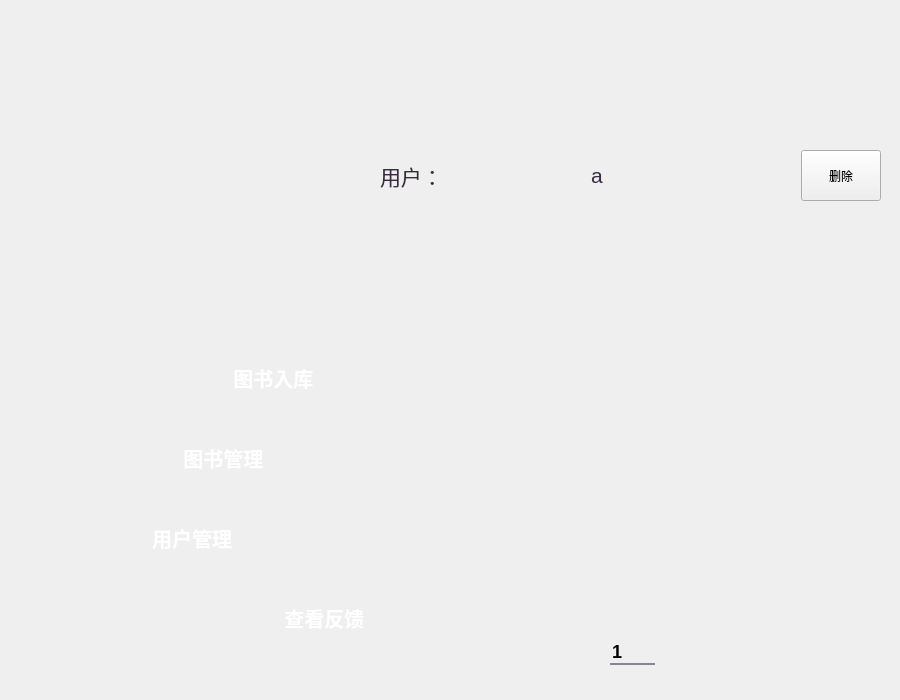
<?xml version="1.0" encoding="UTF-8"?>
<ui version="4.0">
 <class>User_Center</class>
 <widget class="QWidget" name="User_Center">
  <property name="geometry">
   <rect>
    <x>0</x>
    <y>0</y>
    <width>900</width>
    <height>700</height>
   </rect>
  </property>
  <property name="windowTitle">
   <string>User_Center</string>
  </property>
  <property name="styleSheet">
   <string notr="true">
QPushButton#PersonalMode_Button_2
{
border:none;
image:url(:/image/main_more.png);
color:white;
}
QPushButton#PersonalMode_Button_2:hover
{
image:url(:/image/main_more_pressed.png);
color:white;
}
QPushButton#pushButton_2
{
border:none;
image:url(:/image/view_button.png);
}
QPushButton#reduce_button
{
border:none;
image:url(:/image/Arrow L_X10.png);
}
QPushButton#reduce_button:hover
{
border:none;
image:url(:/image/Arrow L_X10-pressed.png);
}
QPushButton#raise_button
{
border:none;
image:url(:/image/Arrow R_X10.png);
}
QPushButton#raise_button:hover
{
border:none;
image:url(:/image/Arrow R_X10-pressed.png);
}
QLineEdit
{
background-color:transparent;
border:none;
font:bold 18px ;
color:rgba(0,0,0);
border-bottom: 2px solid rgba(56,42,64,140);
}
QLineEdit:hover
{
background-color:transparent;
border:none;
font:bold 18px ;
color:rgb(56,42,64);
border-bottom: 2px solid rgb(56,42,64);
}

QLabel
{
color:rgb(56,42,64);
}
QComboBox
{
background-color:transparent;
border:none;
border-bottom: 2px solid rgba(56,42,64,140);
}
QComboBox:hover
{
background-color:transparent;
border:none;
border-bottom: 2px solid rgb(56,42,64);
}
QComboBox::drop-down
{
min-width: 55px;
border-image:url(:/image/folder-jump-down.png);
}
QComboBox::drop-down:hover
{
min-width: 55px;
border-image:url(:/image/folder-jump-down-pressed.png);
}
QPushButton#Seen_Button
{
border:none;
image:url(:/image/main_more.png);
color:white;
}
QPushButton#Seen_Button:hover
{
image:url(:/image/main_more_pressed.png);
color:white;
}

QPushButton#Update_Button
{
image:url(:/image/login.png);
color:white;
}
QPushButton#Update_Button:hover
{
image:url(:/image/login-pressed.png);
color:white;
}
QPushButton#PersonalMode_Button
{
border:none;
image:url(:/image/main_musicplay.png);
color:white;
}
QPushButton#PersonalMode_Button:hover
{
image:url(:/image/main_musicplay_pressed.png);
color:white;
}

QPushButton#BookMode_Button
{
border:none;
image:url(:/image/main_story.png);
color:white;
}
QPushButton#BookMode_Button:hover
{
image:url(:/image/main_story_pressed.png);
color:white;
}
QPushButton#FindBookMode_Button
{
border:none;
image:url(:/image/main_course_pressed.png);
color:white;
}
QPushButton#FindBookMode_Button:hover
{
image:url(:/image/main_course_pressed.png);
color:white;
}
QPushButton#pushButton
{
border:none;
image:url(:/image/allsongs_button.png);
color:white;
}
QPushButton#pushButton:hover
{
image:url(:/image/allsongs_button_pressed.png);
color:white;
}
QPushButton#btnClose
{
border:none;
image:url(:/image/delet_button.png);
color:white;
}
QPushButton#btnClose:hover
{
image:url(:/image/delet_button_pressed.png);
color:white;
}
</string>
  </property>
  <widget class="QWidget" name="verticalLayoutWidget_4">
   <property name="geometry">
    <rect>
     <x>380</x>
     <y>200</y>
     <width>501</width>
     <height>381</height>
    </rect>
   </property>
   <layout class="QVBoxLayout" name="verticalLayout_3">
    <item>
     <widget class="QLabel" name="feedback_Label">
      <property name="font">
       <font>
        <pointsize>16</pointsize>
       </font>
      </property>
      <property name="text">
       <string/>
      </property>
     </widget>
    </item>
   </layout>
  </widget>
  <widget class="QWidget" name="layoutWidget">
   <property name="geometry">
    <rect>
     <x>380</x>
     <y>150</y>
     <width>501</width>
     <height>51</height>
    </rect>
   </property>
   <layout class="QHBoxLayout" name="horizontalLayout_2">
    <item>
     <widget class="QLabel" name="a">
      <property name="font">
       <font>
        <pointsize>16</pointsize>
       </font>
      </property>
      <property name="text">
       <string>用户：</string>
      </property>
     </widget>
    </item>
    <item>
     <widget class="QLabel" name="user_name">
      <property name="font">
       <font>
        <pointsize>16</pointsize>
       </font>
      </property>
      <property name="text">
       <string>a</string>
      </property>
     </widget>
    </item>
    <item>
     <widget class="QPushButton" name="delete_2">
      <property name="sizePolicy">
       <sizepolicy hsizetype="Maximum" vsizetype="Minimum">
        <horstretch>0</horstretch>
        <verstretch>0</verstretch>
       </sizepolicy>
      </property>
      <property name="text">
       <string>删除</string>
      </property>
     </widget>
    </item>
   </layout>
   <zorder>delete_2</zorder>
   <zorder>user_name</zorder>
   <zorder>a</zorder>
  </widget>
  <widget class="QPushButton" name="PersonalMode_Button">
   <property name="enabled">
    <bool>true</bool>
   </property>
   <property name="geometry">
    <rect>
     <x>90</x>
     <y>340</y>
     <width>300</width>
     <height>75</height>
    </rect>
   </property>
   <property name="sizePolicy">
    <sizepolicy hsizetype="Expanding" vsizetype="Expanding">
     <horstretch>0</horstretch>
     <verstretch>0</verstretch>
    </sizepolicy>
   </property>
   <property name="font">
    <font>
     <pointsize>15</pointsize>
     <bold>true</bold>
    </font>
   </property>
   <property name="focusPolicy">
    <enum>Qt::ClickFocus</enum>
   </property>
   <property name="layoutDirection">
    <enum>Qt::LeftToRight</enum>
   </property>
   <property name="autoFillBackground">
    <bool>false</bool>
   </property>
   <property name="text">
    <string>            图书入库</string>
   </property>
  </widget>
  <widget class="QPushButton" name="BookMode_Button">
   <property name="enabled">
    <bool>true</bool>
   </property>
   <property name="geometry">
    <rect>
     <x>40</x>
     <y>420</y>
     <width>300</width>
     <height>75</height>
    </rect>
   </property>
   <property name="sizePolicy">
    <sizepolicy hsizetype="Expanding" vsizetype="Expanding">
     <horstretch>0</horstretch>
     <verstretch>0</verstretch>
    </sizepolicy>
   </property>
   <property name="palette">
    <palette>
     <active>
      <colorrole role="WindowText">
       <brush brushstyle="SolidPattern">
        <color alpha="255">
         <red>128</red>
         <green>128</green>
         <blue>128</blue>
        </color>
       </brush>
      </colorrole>
      <colorrole role="Button">
       <brush brushstyle="SolidPattern">
        <color alpha="0">
         <red>0</red>
         <green>0</green>
         <blue>0</blue>
        </color>
       </brush>
      </colorrole>
      <colorrole role="Text">
       <brush brushstyle="SolidPattern">
        <color alpha="255">
         <red>128</red>
         <green>128</green>
         <blue>128</blue>
        </color>
       </brush>
      </colorrole>
      <colorrole role="ButtonText">
       <brush brushstyle="SolidPattern">
        <color alpha="255">
         <red>128</red>
         <green>128</green>
         <blue>128</blue>
        </color>
       </brush>
      </colorrole>
      <colorrole role="Base">
       <brush brushstyle="SolidPattern">
        <color alpha="0">
         <red>0</red>
         <green>0</green>
         <blue>0</blue>
        </color>
       </brush>
      </colorrole>
      <colorrole role="Window">
       <brush brushstyle="SolidPattern">
        <color alpha="0">
         <red>0</red>
         <green>0</green>
         <blue>0</blue>
        </color>
       </brush>
      </colorrole>
      <colorrole role="PlaceholderText">
       <brush brushstyle="SolidPattern">
        <color alpha="128">
         <red>128</red>
         <green>128</green>
         <blue>128</blue>
        </color>
       </brush>
      </colorrole>
     </active>
     <inactive>
      <colorrole role="WindowText">
       <brush brushstyle="SolidPattern">
        <color alpha="255">
         <red>128</red>
         <green>128</green>
         <blue>128</blue>
        </color>
       </brush>
      </colorrole>
      <colorrole role="Button">
       <brush brushstyle="SolidPattern">
        <color alpha="0">
         <red>0</red>
         <green>0</green>
         <blue>0</blue>
        </color>
       </brush>
      </colorrole>
      <colorrole role="Text">
       <brush brushstyle="SolidPattern">
        <color alpha="255">
         <red>128</red>
         <green>128</green>
         <blue>128</blue>
        </color>
       </brush>
      </colorrole>
      <colorrole role="ButtonText">
       <brush brushstyle="SolidPattern">
        <color alpha="255">
         <red>128</red>
         <green>128</green>
         <blue>128</blue>
        </color>
       </brush>
      </colorrole>
      <colorrole role="Base">
       <brush brushstyle="SolidPattern">
        <color alpha="0">
         <red>0</red>
         <green>0</green>
         <blue>0</blue>
        </color>
       </brush>
      </colorrole>
      <colorrole role="Window">
       <brush brushstyle="SolidPattern">
        <color alpha="0">
         <red>0</red>
         <green>0</green>
         <blue>0</blue>
        </color>
       </brush>
      </colorrole>
      <colorrole role="PlaceholderText">
       <brush brushstyle="SolidPattern">
        <color alpha="128">
         <red>128</red>
         <green>128</green>
         <blue>128</blue>
        </color>
       </brush>
      </colorrole>
     </inactive>
     <disabled>
      <colorrole role="WindowText">
       <brush brushstyle="SolidPattern">
        <color alpha="255">
         <red>128</red>
         <green>128</green>
         <blue>128</blue>
        </color>
       </brush>
      </colorrole>
      <colorrole role="Button">
       <brush brushstyle="SolidPattern">
        <color alpha="0">
         <red>0</red>
         <green>0</green>
         <blue>0</blue>
        </color>
       </brush>
      </colorrole>
      <colorrole role="Text">
       <brush brushstyle="SolidPattern">
        <color alpha="255">
         <red>128</red>
         <green>128</green>
         <blue>128</blue>
        </color>
       </brush>
      </colorrole>
      <colorrole role="ButtonText">
       <brush brushstyle="SolidPattern">
        <color alpha="255">
         <red>128</red>
         <green>128</green>
         <blue>128</blue>
        </color>
       </brush>
      </colorrole>
      <colorrole role="Base">
       <brush brushstyle="SolidPattern">
        <color alpha="0">
         <red>0</red>
         <green>0</green>
         <blue>0</blue>
        </color>
       </brush>
      </colorrole>
      <colorrole role="Window">
       <brush brushstyle="SolidPattern">
        <color alpha="0">
         <red>0</red>
         <green>0</green>
         <blue>0</blue>
        </color>
       </brush>
      </colorrole>
      <colorrole role="PlaceholderText">
       <brush brushstyle="SolidPattern">
        <color alpha="128">
         <red>128</red>
         <green>128</green>
         <blue>128</blue>
        </color>
       </brush>
      </colorrole>
     </disabled>
    </palette>
   </property>
   <property name="font">
    <font>
     <pointsize>15</pointsize>
     <bold>true</bold>
    </font>
   </property>
   <property name="mouseTracking">
    <bool>true</bool>
   </property>
   <property name="acceptDrops">
    <bool>false</bool>
   </property>
   <property name="layoutDirection">
    <enum>Qt::LeftToRight</enum>
   </property>
   <property name="autoFillBackground">
    <bool>false</bool>
   </property>
   <property name="styleSheet">
    <string notr="true">QPushButton {
    color: white;
}
</string>
   </property>
   <property name="text">
    <string>            图书管理</string>
   </property>
  </widget>
  <widget class="QPushButton" name="FindBookMode_Button">
   <property name="geometry">
    <rect>
     <x>20</x>
     <y>500</y>
     <width>300</width>
     <height>75</height>
    </rect>
   </property>
   <property name="sizePolicy">
    <sizepolicy hsizetype="Expanding" vsizetype="Expanding">
     <horstretch>0</horstretch>
     <verstretch>0</verstretch>
    </sizepolicy>
   </property>
   <property name="font">
    <font>
     <pointsize>15</pointsize>
     <bold>true</bold>
    </font>
   </property>
   <property name="layoutDirection">
    <enum>Qt::LeftToRight</enum>
   </property>
   <property name="autoFillBackground">
    <bool>false</bool>
   </property>
   <property name="styleSheet">
    <string notr="true">QPushButton {
    color: white;
}
</string>
   </property>
   <property name="text">
    <string>        用户管理</string>
   </property>
  </widget>
  <widget class="QPushButton" name="PersonalMode_Button_2">
   <property name="enabled">
    <bool>true</bool>
   </property>
   <property name="geometry">
    <rect>
     <x>130</x>
     <y>580</y>
     <width>300</width>
     <height>75</height>
    </rect>
   </property>
   <property name="sizePolicy">
    <sizepolicy hsizetype="Expanding" vsizetype="Expanding">
     <horstretch>0</horstretch>
     <verstretch>0</verstretch>
    </sizepolicy>
   </property>
   <property name="font">
    <font>
     <pointsize>15</pointsize>
     <bold>true</bold>
    </font>
   </property>
   <property name="focusPolicy">
    <enum>Qt::ClickFocus</enum>
   </property>
   <property name="layoutDirection">
    <enum>Qt::LeftToRight</enum>
   </property>
   <property name="autoFillBackground">
    <bool>false</bool>
   </property>
   <property name="styleSheet">
    <string notr="true">QPushButton {
    color: white;
}</string>
   </property>
   <property name="text">
    <string>                查看反馈</string>
   </property>
   <property name="flat">
    <bool>true</bool>
   </property>
  </widget>
  <widget class="QLabel" name="label">
   <property name="geometry">
    <rect>
     <x>20</x>
     <y>20</y>
     <width>860</width>
     <height>660</height>
    </rect>
   </property>
   <property name="text">
    <string/>
   </property>
   <property name="pixmap">
    <pixmap resource="Logo.qrc">:/image/bg_light.png</pixmap>
   </property>
   <property name="scaledContents">
    <bool>true</bool>
   </property>
  </widget>
  <widget class="QLabel" name="label_2">
   <property name="geometry">
    <rect>
     <x>0</x>
     <y>10</y>
     <width>520</width>
     <height>520</height>
    </rect>
   </property>
   <property name="text">
    <string/>
   </property>
   <property name="pixmap">
    <pixmap resource="Logo.qrc">:/image/60.png</pixmap>
   </property>
   <property name="scaledContents">
    <bool>true</bool>
   </property>
  </widget>
  <widget class="QLabel" name="label_3">
   <property name="geometry">
    <rect>
     <x>379</x>
     <y>150</y>
     <width>501</width>
     <height>431</height>
    </rect>
   </property>
   <property name="text">
    <string/>
   </property>
   <property name="pixmap">
    <pixmap resource="Logo.qrc">:/image/bg_shadow.png</pixmap>
   </property>
   <property name="scaledContents">
    <bool>true</bool>
   </property>
  </widget>
  <widget class="QPushButton" name="btnClose">
   <property name="geometry">
    <rect>
     <x>832</x>
     <y>20</y>
     <width>48</width>
     <height>48</height>
    </rect>
   </property>
   <property name="text">
    <string/>
   </property>
   <property name="flat">
    <bool>true</bool>
   </property>
  </widget>
  <widget class="QPushButton" name="raise_button">
   <property name="geometry">
    <rect>
     <x>660</x>
     <y>630</y>
     <width>50</width>
     <height>50</height>
    </rect>
   </property>
   <property name="sizePolicy">
    <sizepolicy hsizetype="Minimum" vsizetype="Expanding">
     <horstretch>0</horstretch>
     <verstretch>0</verstretch>
    </sizepolicy>
   </property>
   <property name="font">
    <font>
     <pointsize>16</pointsize>
    </font>
   </property>
   <property name="text">
    <string/>
   </property>
  </widget>
  <widget class="QLineEdit" name="pages">
   <property name="geometry">
    <rect>
     <x>610</x>
     <y>640</y>
     <width>45</width>
     <height>25</height>
    </rect>
   </property>
   <property name="sizePolicy">
    <sizepolicy hsizetype="Expanding" vsizetype="Expanding">
     <horstretch>0</horstretch>
     <verstretch>0</verstretch>
    </sizepolicy>
   </property>
   <property name="font">
    <font>
     <pointsize>-1</pointsize>
     <italic>false</italic>
     <bold>true</bold>
    </font>
   </property>
   <property name="layoutDirection">
    <enum>Qt::LeftToRight</enum>
   </property>
   <property name="text">
    <string>1</string>
   </property>
  </widget>
  <widget class="QPushButton" name="reduce_button">
   <property name="geometry">
    <rect>
     <x>560</x>
     <y>630</y>
     <width>50</width>
     <height>50</height>
    </rect>
   </property>
   <property name="sizePolicy">
    <sizepolicy hsizetype="Minimum" vsizetype="Expanding">
     <horstretch>0</horstretch>
     <verstretch>0</verstretch>
    </sizepolicy>
   </property>
   <property name="font">
    <font>
     <pointsize>16</pointsize>
    </font>
   </property>
   <property name="text">
    <string/>
   </property>
  </widget>
  <zorder>label</zorder>
  <zorder>label_3</zorder>
  <zorder>label_2</zorder>
  <zorder>horizontalLayoutWidget_2</zorder>
  <zorder>verticalLayoutWidget_4</zorder>
  <zorder>layoutWidget</zorder>
  <zorder>PersonalMode_Button</zorder>
  <zorder>BookMode_Button</zorder>
  <zorder>FindBookMode_Button</zorder>
  <zorder>PersonalMode_Button_2</zorder>
  <zorder>btnClose</zorder>
 </widget>
 <resources>
  <include location="Logo.qrc"/>
 </resources>
 <connections/>
</ui>
